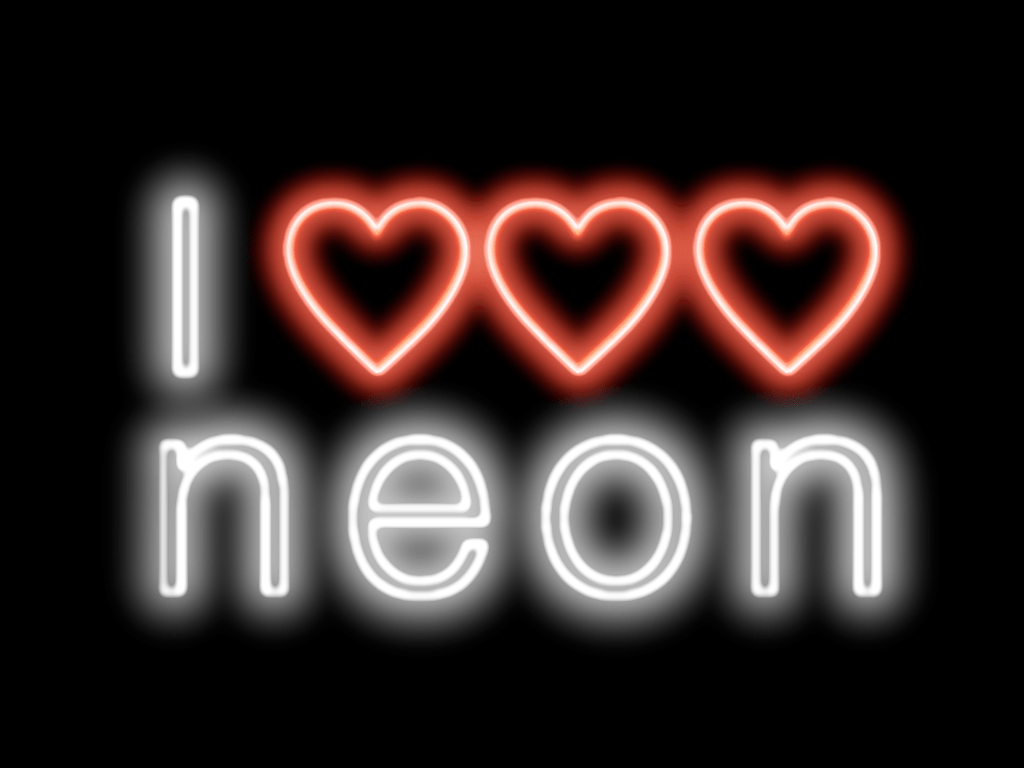
#> input picture Lecture 2/Images/neon-text.png, 1024 x 768 px, found by its file name
$ python Lecture2_Ex2_TemplateMatching.py
#> lines starting #> are read from the running program, lines starting #| are printed output that depends on the picture; after the words box and inside, x2 and y2 are one past the last pixel; in counts of white or black regions, pixels touching at a corner belong together; pictures that were not available may be replaced by others from this repository, and a replacement may not be noted
import cv2 as cv
import numpy as np

img = cv.imread('neon-text.png')
#> img is the input picture: shape (768, 1024, 3); mean B, G, R 40.4, 42.1, 55

#Get size of image and create new blank grayscale image
height, width = img.shape[:2]
#> height = 768; width = 1024
gray_image = np.full((height, width), 256, dtype=np.uint8)


templateImg = cv.imread("hearttemplate.jpg")
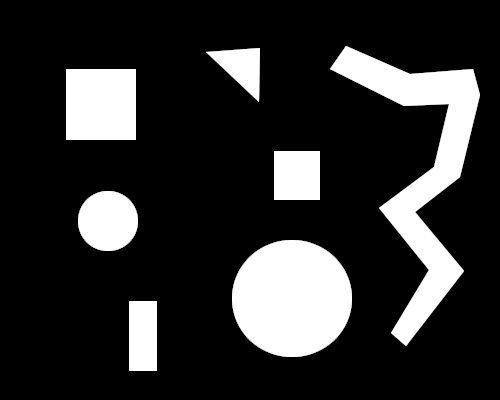
#> input picture Lecture 2/Images/shapes.png, 500 x 400 px, given in place of hearttemplate.jpg, which was not available
#> templateImg is the input picture: shape (400, 500, 3); min 0, max 255, mean 47.1

#Template matching
result = cv.matchTemplate(img, templateImg, cv.TM_CCOEFF_NORMED)
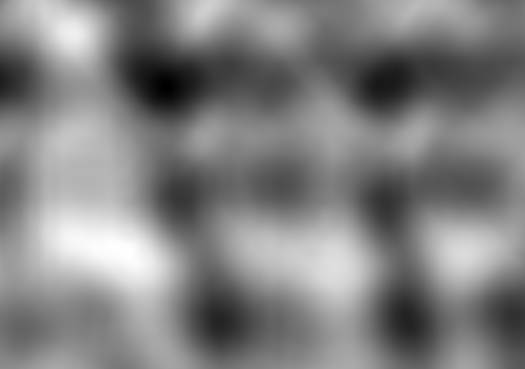
#> result: shape (369, 525) float32; min -0.176, max 0.242, mean 0.0368; drawn with min black and max white

#Find min and max value in result template image
(minVal, maxVal, minLoc, maxLoc) = cv.minMaxLoc(result)
#> minVal = -0.176; maxVal = 0.242; minLoc = (166, 85); maxLoc = (127, 253)

(startX, startY) = maxLoc
#> startX = 127; startY = 253
endX = startX + templateImg.shape[1]
#> endX = 627
endY = startY + templateImg.shape[0]
#> endY = 653

cv.rectangle(img, (startX, startY), (endX, endY), (255, 0, 0), 3)
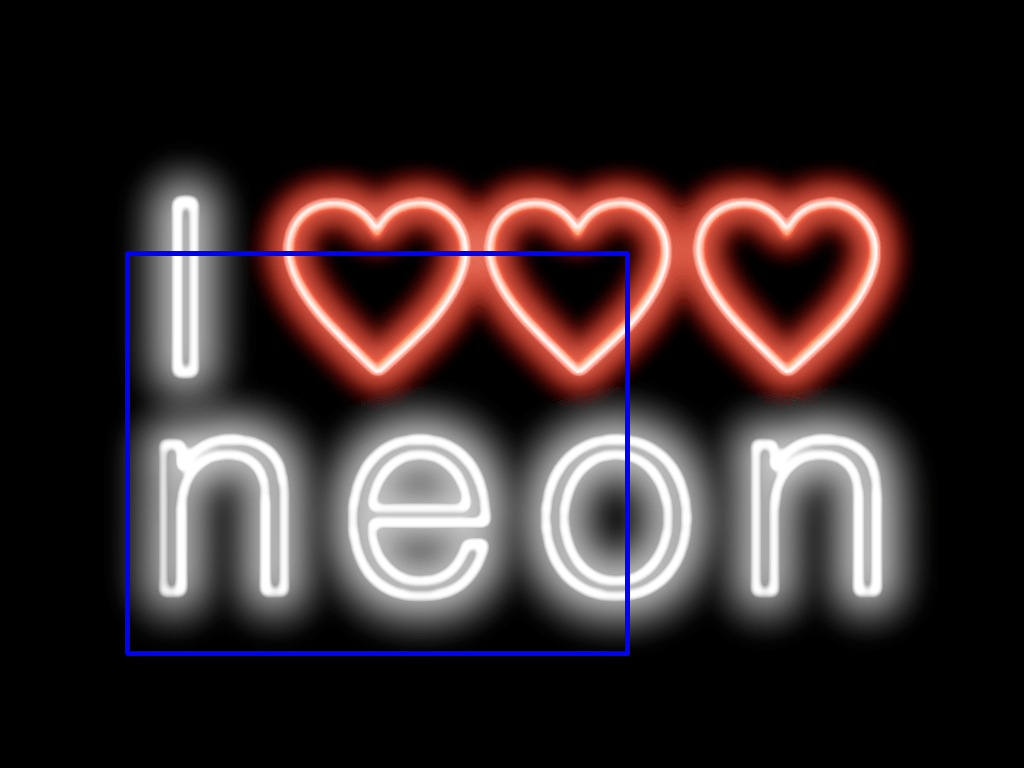
#> img: shape (768, 1024, 3); 1.14% of pixels changed, all inside (x1, y1, x2, y2) = (125, 251, 630, 656)


cv.imshow("Neon template", img)

cv.waitKey(0)
cv.destroyAllWindows()

# NOTE: as only the highest probable value for the template match making
# is found, only one heart is found. To find all three hearts, just find
# the top 3 highest values in the result image
